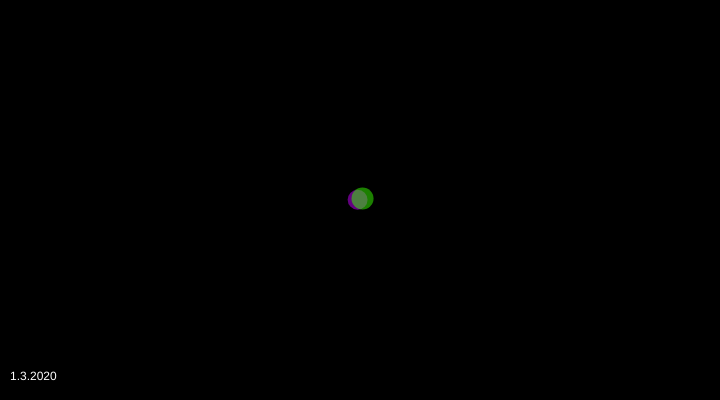
Frame 1 (no input)
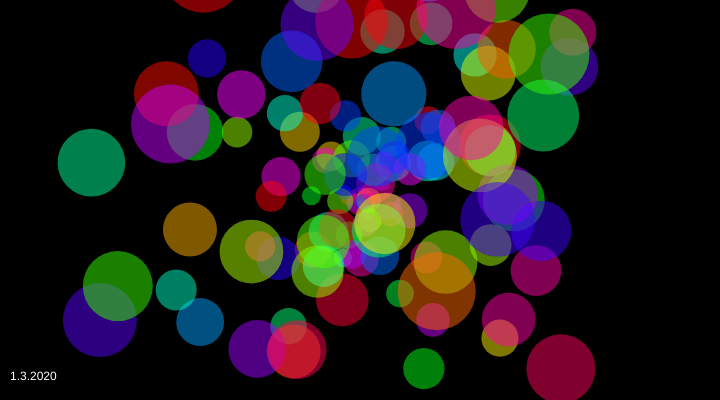
Frame 60 (no input)
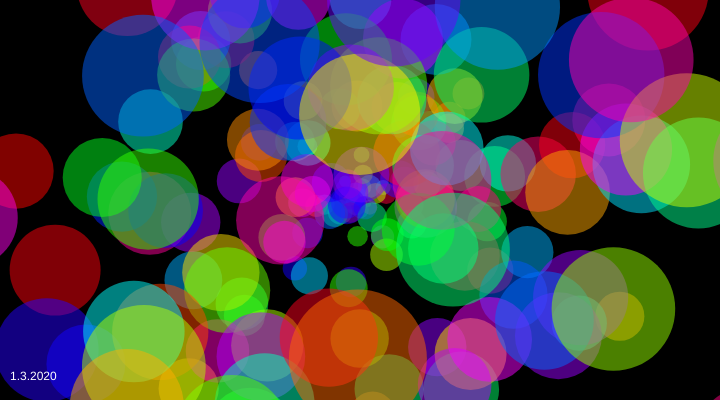
Frame 120 (the mouse pressed at the canvas centre since frame 60)

The p5.js sketch that drew these frames (run headless with seeded random() and noise() and a simulated clock; from frame 60 on, the mouse is pressed at the canvas centre):

// p5.js sketch
// ── sketch.js
//Based off the particle system example on p5.js

let system;

function setup() {
  createCanvas(720, 400);
  system = new ParticleSystem(createVector(width/2, height/2));
  colorMode(HSB);
}

function draw() {
  background(0);
  system.addParticle();
  system.addParticle();
  system.run();
  fill(255);
  text("1.3.2020", 10, height - 20);
}

// A simple Particle class
let Particle = function(position) {
  this.acceleration = createVector(random(-0.05, 0.05), random(-0.05, 0.05));
  this.velocity = createVector(random(-5, 5), random(-5, 5));
  this.position = position.copy();
  this.lifespan = 255;
  this.size = random(5, 25);
  this.hue = random(360);
};

Particle.prototype.run = function() {
  this.update();
  this.display();
};

// Method to update position
Particle.prototype.update = function(){
  this.velocity.add(this.acceleration);
  this.position.add(this.velocity);
  this.lifespan -= 2;
  this.size += 1;
};

// Method to display
Particle.prototype.display = function() {
  noStroke();
  fill(this.hue, 100, 100, 0.5);
  ellipse(this.position.x, this.position.y, this.size, this.size);
};

// Is the particle still useful?
Particle.prototype.isDead = function(){
  return this.lifespan < 0;
};

let ParticleSystem = function(position) {
  this.origin = position.copy();
  this.particles = [];
};

ParticleSystem.prototype.addParticle = function() {
  this.particles.push(new Particle(this.origin));
};

ParticleSystem.prototype.run = function() {
  for (let i = this.particles.length-1; i >= 0; i--) {
    let p = this.particles[i];
    p.run();
    if (p.isDead()) {
      this.particles.splice(i, 1); //gets rid of dead particles 
    }
  }
};
